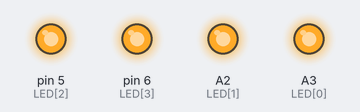
Simulated run of this sketch. Board: Arduino Uno, built with avr-gcc and run on an emulated ATmega328P. Parts: output pins drawn as LEDs (lit = HIGH).

Above: at 0.1 s.
Timing chart, 0 to 1.6 s (numbered marks = the images above):
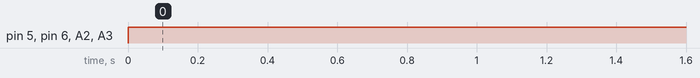

The sketch:

led_test.ino
```cpp
int LED[4]={A3, A2, 5, 6}; //{RED, BLUE, GREEN, YELLOW}
void setup() {for(int b = 0; b < 4; b++){pinMode(LED[b], OUTPUT);}}
void loop(){for(int c = 0; c < 4; c++){digitalWrite(LED[c], HIGH);}}
```

Measured:
- by itself, pin 5 (LED[2]), pin 6 (LED[3]), A2 (LED[1]), A3 (LED[0]): LOW → HIGH at 0.00 s
